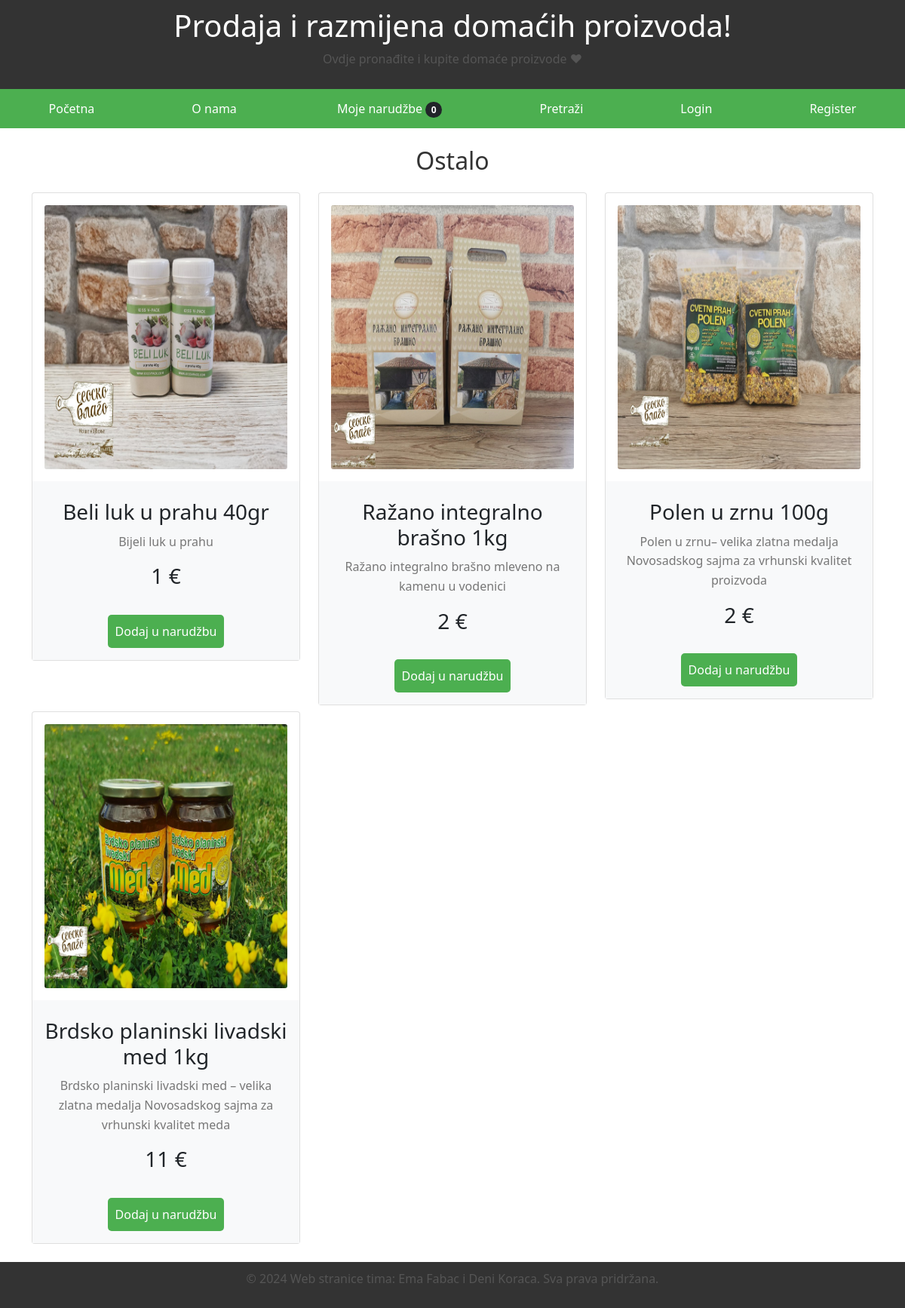
The app's page /kategorija/48735/ with its own data.
### main/models.py (models this page shows, shortened)
class Kategorija(models.Model):
    id_kategorije = models.CharField(max_length=5)
    naziv_kategorije = models.CharField(max_length=100)

class Proizvod(models.Model):
    id_proizvoda = models.CharField(max_length=5)
    naziv_proizvoda = models.CharField(max_length=100)
    cijena_proizvoda = models.IntegerField()
    opis_proizvoda = models.TextField()
    slika_proizvoda = models.ImageField(null=True, blank=True, upload_to="images/")
    proizvod_kategorija = models.ForeignKey(Kategorija, related_name='proizvodi', on_delete=models.CASCADE)
    proizvod_korisnik = models.ForeignKey(Korisnik,default=1, on_delete=models.CASCADE)

### main/views.py (the view)
# urls.py: path('kategorija/<int:id_kategorije>/', views.detalji_kategorije, name='detalji_kategorije'),
def detalji_kategorije(request, id_kategorije):
    kategorija = get_object_or_404(Kategorija, id_kategorije=id_kategorije)
    proizvodi = kategorija.proizvodi.all()
    return render(request, 'detalji_kategorije.html', {'kategorija': kategorija, 'proizvodi': proizvodi})

### main/cart.py (called while the page is built)
	def __len__ (self):
		return len(self.cart)

### main/context_processors.py (called while the page is built)
def cart(request):
    return {'cart': Cart(request)}

### main/templates/detalji_kategorije.html (shortened to what this page needs)
{% extends "landing.html" %}
{% block content %}
<br/>
<center>
 <h2 style="color: #333; margin-bottom: 15px;">{{ kategorija.naziv_kategorije }}</h2>
</center>
<div class="container d-flex justify-content-center mt-50 mb-50">
    <div class="row">
        {% for proizvod in kategorija.proizvodi.all %}
       <div class="col-md-4 mt-2">
            <div class="card">
                                <div class="card-body">
                                    <div class="card-img-actions">
                                        {%if proizvod.slika_proizvoda%}
                                        <img src="{{ proizvod.slika_proizvoda.url }}"
                                         class="card-img img-fluid" width="96" height="350" alt="" style="width: 400px;; height: 350px; ">
                                             {%endif%}
                                    </div>
                                </div>
                                <div class="card-body bg-light text-center">
                                    <div class="mb-2">
                                        <h6 class="font-weight-semibold mb-2">
                                            <h3 href="#" class="text-default mb-2" data-abc="true">{{ proizvod.naziv_proizvoda }}</h3>
                                        </h6>
                                    </div>
                                    <p style="color: #777; margin-top: 10px;">{{ proizvod.opis_proizvoda }}</p>
                                    <h3 class="mb-0 font-weight-semibold">{{ proizvod.cijena_proizvoda }} €</h3>
                                    <form method="post" action="{% url 'main:landing'  %}" style="margin-top: 10px;">
                                        <br />
                                        <button type="submit" value="{{proizvod.id}}"
                                        id="add-cart" style="font-size: 16px; padding: 10px; background-color: #4CAF50;
                                             color: white; border: none; border-radius: 5px; cursor: pointer;">Dodaj u narudžbu</button>
                                    </form>
                                </div>
                            </div>
       </div>
       {% endfor %}
    </div>
</div>
<br/>
{% endblock %}

### main/static/style.css (style rules this page uses)
* { box-sizing: border-box; margin: 0; padding: 0; }
body { font-family: 'Arial', sans-serif; background-color: #f4f4f4; }
h2 { color: #333; font-size: 28px; margin-bottom: 20px; }
p { color: #555; font-size: 16px; line-height: 1.6; margin-bottom: 15px; }

### records on screen
Kategorija: naziv_kategorije "Ostalo"
Proizvod: slika_proizvoda (picture), naziv_proizvoda "Beli luk u prahu 40gr", opis_proizvoda "Bijeli luk u prahu", cijena_proizvoda "1", {{ proizvod.id }} 3 (drawn)
Proizvod: slika_proizvoda (picture), naziv_proizvoda "Ražano integralno brašno 1kg", opis_proizvoda "Ražano integralno brašno mleveno na kamenu u vodenici", cijena_proizvoda "2", {{ proizvod.id }} 4 (drawn)
Proizvod: slika_proizvoda (picture), naziv_proizvoda "Polen u zrnu 100g", opis_proizvoda "Polen u zrnu– velika zlatna medalja Novosadskog sajma za vrhunski kvalitet proizvoda", cijena_proizvoda "2", {{ proizvod.id }} 5 (drawn)
Proizvod: slika_proizvoda (picture), naziv_proizvoda "Brdsko planinski livadski med 1kg", opis_proizvoda "Brdsko planinski livadski med – velika zlatna medalja Novosadskog sajma za vrhunski kvalitet meda", cijena_proizvoda "11", {{ proizvod.id }} 7 (drawn)

### other values on screen
{{ cart|length }} "0"
